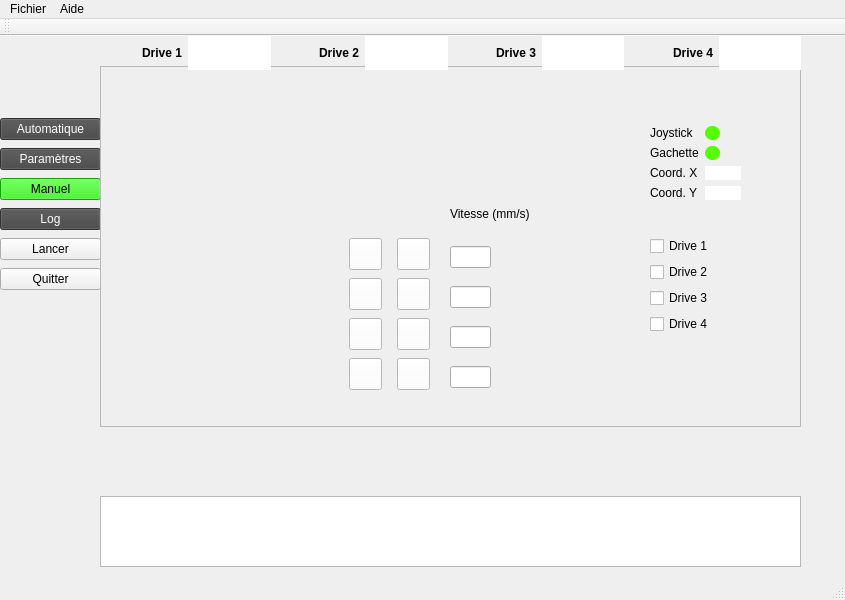
<?xml version="1.0" encoding="UTF-8"?>
<ui version="4.0">
 <class>MainWindow</class>
 <widget class="QMainWindow" name="MainWindow">
  <property name="geometry">
   <rect>
    <x>0</x>
    <y>0</y>
    <width>845</width>
    <height>600</height>
   </rect>
  </property>
  <property name="maximumSize">
   <size>
    <width>16777215</width>
    <height>16777215</height>
   </size>
  </property>
  <property name="baseSize">
   <size>
    <width>1</width>
    <height>5</height>
   </size>
  </property>
  <property name="windowTitle">
   <string>ETMI Pilotage</string>
  </property>
  <property name="windowOpacity">
   <double>5.000000000000000</double>
  </property>
  <property name="toolTipDuration">
   <number>5</number>
  </property>
  <widget class="QWidget" name="centralwidget">
   <widget class="QWidget" name="verticalLayoutWidget">
    <property name="geometry">
     <rect>
      <x>0</x>
      <y>80</y>
      <width>101</width>
      <height>176</height>
     </rect>
    </property>
    <layout class="QVBoxLayout" name="layout_menu_left">
     <item>
      <widget class="QPushButton" name="btn_auto">
       <property name="styleSheet">
        <string notr="true">background-color: rgb(69, 69, 69);
color: rgb(255, 255, 255);</string>
       </property>
       <property name="text">
        <string>Automatique</string>
       </property>
      </widget>
     </item>
     <item>
      <widget class="QPushButton" name="btn_parameters">
       <property name="styleSheet">
        <string notr="true">background-color: rgb(69, 69, 69);
color: rgb(255, 255, 255);</string>
       </property>
       <property name="text">
        <string>Paramètres</string>
       </property>
      </widget>
     </item>
     <item>
      <widget class="QPushButton" name="btn_manual">
       <property name="styleSheet">
        <string notr="true">background-color: rgb(23, 227, 0);
</string>
       </property>
       <property name="text">
        <string>Manuel</string>
       </property>
      </widget>
     </item>
     <item>
      <widget class="QPushButton" name="btn_logs">
       <property name="styleSheet">
        <string notr="true">background-color: rgb(69, 69, 69);
color: rgb(255, 255, 255);</string>
       </property>
       <property name="text">
        <string>Log</string>
       </property>
      </widget>
     </item>
     <item>
      <widget class="QPushButton" name="btn_run">
       <property name="focusPolicy">
        <enum>Qt::NoFocus</enum>
       </property>
       <property name="text">
        <string>Lancer</string>
       </property>
      </widget>
     </item>
     <item>
      <widget class="QPushButton" name="btn_quit">
       <property name="text">
        <string>Quitter</string>
       </property>
      </widget>
     </item>
    </layout>
   </widget>
   <widget class="QFrame" name="frm_manual">
    <property name="geometry">
     <rect>
      <x>100</x>
      <y>30</y>
      <width>701</width>
      <height>361</height>
     </rect>
    </property>
    <property name="frameShape">
     <enum>QFrame::StyledPanel</enum>
    </property>
    <property name="frameShadow">
     <enum>QFrame::Raised</enum>
    </property>
    <widget class="QWidget" name="gridLayoutWidget">
     <property name="geometry">
      <rect>
       <x>550</x>
       <y>60</y>
       <width>91</width>
       <height>84</height>
      </rect>
     </property>
     <layout class="QFormLayout" name="formLayout">
      <item row="0" column="0">
       <widget class="QLabel" name="lbl_led_status">
        <property name="text">
         <string>Joystick</string>
        </property>
       </widget>
      </item>
      <item row="1" column="0">
       <widget class="QLabel" name="lbl_led_trig_status">
        <property name="text">
         <string>Gachette</string>
        </property>
       </widget>
      </item>
      <item row="2" column="0">
       <widget class="QLabel" name="lbl_x">
        <property name="text">
         <string>Coord. X</string>
        </property>
       </widget>
      </item>
      <item row="2" column="1">
       <widget class="QLabel" name="display_x">
        <property name="baseSize">
         <size>
          <width>0</width>
          <height>0</height>
         </size>
        </property>
        <property name="styleSheet">
         <string notr="true">background-color: rgb(255, 255, 255);
</string>
        </property>
        <property name="text">
         <string/>
        </property>
       </widget>
      </item>
      <item row="3" column="0">
       <widget class="QLabel" name="lbl_y">
        <property name="text">
         <string>Coord. Y</string>
        </property>
       </widget>
      </item>
      <item row="3" column="1">
       <widget class="QLabel" name="display_y">
        <property name="focusPolicy">
         <enum>Qt::WheelFocus</enum>
        </property>
        <property name="styleSheet">
         <string notr="true">background-color: rgb(255, 255, 255);
</string>
        </property>
        <property name="text">
         <string/>
        </property>
       </widget>
      </item>
      <item row="0" column="1">
       <widget class="QFrame" name="led_joy_status">
        <property name="minimumSize">
         <size>
          <width>14</width>
          <height>14</height>
         </size>
        </property>
        <property name="maximumSize">
         <size>
          <width>15</width>
          <height>15</height>
         </size>
        </property>
        <property name="styleSheet">
         <string notr="true">background-color: rgb(85, 255, 0);
border-radius: 7px;
</string>
        </property>
        <property name="locale">
         <locale language="English" country="UnitedStates"/>
        </property>
        <property name="frameShape">
         <enum>QFrame::StyledPanel</enum>
        </property>
        <property name="frameShadow">
         <enum>QFrame::Plain</enum>
        </property>
       </widget>
      </item>
      <item row="1" column="1">
       <widget class="QFrame" name="led_joy_trig_status">
        <property name="maximumSize">
         <size>
          <width>15</width>
          <height>15</height>
         </size>
        </property>
        <property name="styleSheet">
         <string notr="true">background-color: rgb(85, 255, 0);
border-radius: 7px;
</string>
        </property>
        <property name="locale">
         <locale language="English" country="UnitedStates"/>
        </property>
        <property name="frameShape">
         <enum>QFrame::StyledPanel</enum>
        </property>
        <property name="frameShadow">
         <enum>QFrame::Raised</enum>
        </property>
       </widget>
      </item>
     </layout>
    </widget>
    <widget class="QWidget" name="gridLayoutWidget_2">
     <property name="geometry">
      <rect>
       <x>240</x>
       <y>170</y>
       <width>101</width>
       <height>156</height>
      </rect>
     </property>
     <layout class="QGridLayout" name="grid_layout_btn_dir">
      <item row="1" column="0">
       <widget class="QToolButton" name="btn_left_2">
        <property name="styleSheet">
         <string notr="true">background-color: rgb(255, 255, 255);</string>
        </property>
        <property name="text">
         <string/>
        </property>
        <property name="icon">
         <iconset>
          <normaloff>images/svg/chevron-circle-left-svgrepo-com.svg</normaloff>images/svg/chevron-circle-left-svgrepo-com.svg</iconset>
        </property>
        <property name="iconSize">
         <size>
          <width>25</width>
          <height>25</height>
         </size>
        </property>
        <property name="checkable">
         <bool>false</bool>
        </property>
       </widget>
      </item>
      <item row="1" column="1">
       <widget class="QToolButton" name="btn_right_2">
        <property name="styleSheet">
         <string notr="true">background-color: rgb(255, 255, 255);</string>
        </property>
        <property name="text">
         <string/>
        </property>
        <property name="icon">
         <iconset>
          <normaloff>images/svg/chevron-circle-right-svgrepo-com.svg</normaloff>images/svg/chevron-circle-right-svgrepo-com.svg</iconset>
        </property>
        <property name="iconSize">
         <size>
          <width>25</width>
          <height>25</height>
         </size>
        </property>
        <property name="checkable">
         <bool>false</bool>
        </property>
       </widget>
      </item>
      <item row="2" column="0">
       <widget class="QToolButton" name="btn_left_3">
        <property name="styleSheet">
         <string notr="true">background-color: rgb(255, 255, 255);</string>
        </property>
        <property name="text">
         <string/>
        </property>
        <property name="icon">
         <iconset>
          <normaloff>images/svg/chevron-circle-left-svgrepo-com.svg</normaloff>images/svg/chevron-circle-left-svgrepo-com.svg</iconset>
        </property>
        <property name="iconSize">
         <size>
          <width>25</width>
          <height>25</height>
         </size>
        </property>
        <property name="checkable">
         <bool>false</bool>
        </property>
       </widget>
      </item>
      <item row="0" column="1">
       <widget class="QToolButton" name="btn_right_1">
        <property name="styleSheet">
         <string notr="true">background-color: rgb(255, 255, 255);</string>
        </property>
        <property name="text">
         <string/>
        </property>
        <property name="icon">
         <iconset>
          <normaloff>images/svg/chevron-circle-right-svgrepo-com.svg</normaloff>images/svg/chevron-circle-right-svgrepo-com.svg</iconset>
        </property>
        <property name="iconSize">
         <size>
          <width>25</width>
          <height>25</height>
         </size>
        </property>
        <property name="checkable">
         <bool>false</bool>
        </property>
       </widget>
      </item>
      <item row="2" column="1">
       <widget class="QToolButton" name="btn_right_3">
        <property name="styleSheet">
         <string notr="true">background-color: rgb(255, 255, 255);</string>
        </property>
        <property name="text">
         <string/>
        </property>
        <property name="icon">
         <iconset>
          <normaloff>images/svg/chevron-circle-right-svgrepo-com.svg</normaloff>images/svg/chevron-circle-right-svgrepo-com.svg</iconset>
        </property>
        <property name="iconSize">
         <size>
          <width>25</width>
          <height>25</height>
         </size>
        </property>
        <property name="checkable">
         <bool>false</bool>
        </property>
       </widget>
      </item>
      <item row="0" column="0">
       <widget class="QToolButton" name="btn_left_1">
        <property name="styleSheet">
         <string notr="true">background-color: rgb(255, 255, 255);</string>
        </property>
        <property name="text">
         <string/>
        </property>
        <property name="icon">
         <iconset>
          <normaloff>images/svg/chevron-circle-left-svgrepo-com.svg</normaloff>images/svg/chevron-circle-left-svgrepo-com.svg</iconset>
        </property>
        <property name="iconSize">
         <size>
          <width>25</width>
          <height>25</height>
         </size>
        </property>
        <property name="checkable">
         <bool>false</bool>
        </property>
       </widget>
      </item>
      <item row="3" column="0">
       <widget class="QToolButton" name="btn_left_4">
        <property name="styleSheet">
         <string notr="true">background-color: rgb(255, 255, 255);</string>
        </property>
        <property name="text">
         <string/>
        </property>
        <property name="icon">
         <iconset>
          <normaloff>images/svg/chevron-circle-left-svgrepo-com.svg</normaloff>images/svg/chevron-circle-left-svgrepo-com.svg</iconset>
        </property>
        <property name="iconSize">
         <size>
          <width>25</width>
          <height>25</height>
         </size>
        </property>
        <property name="checkable">
         <bool>false</bool>
        </property>
       </widget>
      </item>
      <item row="3" column="1">
       <widget class="QToolButton" name="btn_right_4">
        <property name="styleSheet">
         <string notr="true">background-color: rgb(255, 255, 255);</string>
        </property>
        <property name="text">
         <string/>
        </property>
        <property name="icon">
         <iconset>
          <normaloff>images/svg/chevron-circle-right-svgrepo-com.svg</normaloff>images/svg/chevron-circle-right-svgrepo-com.svg</iconset>
        </property>
        <property name="iconSize">
         <size>
          <width>25</width>
          <height>25</height>
         </size>
        </property>
        <property name="checkable">
         <bool>false</bool>
        </property>
       </widget>
      </item>
     </layout>
    </widget>
    <widget class="QWidget" name="verticalLayoutWidget_2">
     <property name="geometry">
      <rect>
       <x>550</x>
       <y>170</y>
       <width>71</width>
       <height>100</height>
      </rect>
     </property>
     <layout class="QVBoxLayout" name="layout_choice_drive">
      <item>
       <widget class="QCheckBox" name="chk_drive1">
        <property name="text">
         <string>Drive 1</string>
        </property>
       </widget>
      </item>
      <item>
       <widget class="QCheckBox" name="chk_drive2">
        <property name="text">
         <string>Drive 2</string>
        </property>
       </widget>
      </item>
      <item>
       <widget class="QCheckBox" name="chk_drive3">
        <property name="text">
         <string>Drive 3</string>
        </property>
       </widget>
      </item>
      <item>
       <widget class="QCheckBox" name="chk_drive4">
        <property name="text">
         <string>Drive 4</string>
        </property>
       </widget>
      </item>
     </layout>
    </widget>
    <widget class="QLabel" name="label">
     <property name="geometry">
      <rect>
       <x>350</x>
       <y>140</y>
       <width>81</width>
       <height>16</height>
      </rect>
     </property>
     <property name="text">
      <string>Vitesse (mm/s)</string>
     </property>
    </widget>
    <widget class="QLineEdit" name="txt_speed1">
     <property name="geometry">
      <rect>
       <x>350</x>
       <y>180</y>
       <width>41</width>
       <height>22</height>
      </rect>
     </property>
    </widget>
    <widget class="QLineEdit" name="txt_speed_2">
     <property name="geometry">
      <rect>
       <x>350</x>
       <y>220</y>
       <width>41</width>
       <height>22</height>
      </rect>
     </property>
    </widget>
    <widget class="QLineEdit" name="txt_speed_4">
     <property name="geometry">
      <rect>
       <x>350</x>
       <y>300</y>
       <width>41</width>
       <height>22</height>
      </rect>
     </property>
    </widget>
    <widget class="QLineEdit" name="txt_speed_3">
     <property name="geometry">
      <rect>
       <x>350</x>
       <y>260</y>
       <width>41</width>
       <height>22</height>
      </rect>
     </property>
    </widget>
   </widget>
   <widget class="QWidget" name="horizontalLayoutWidget">
    <property name="geometry">
     <rect>
      <x>100</x>
      <y>0</y>
      <width>701</width>
      <height>34</height>
     </rect>
    </property>
    <layout class="QHBoxLayout" name="layout_display_up">
     <item>
      <widget class="QLabel" name="lbl_drive1">
       <property name="text">
        <string>&lt;html&gt;&lt;head/&gt;&lt;body&gt;&lt;p align=&quot;right&quot;&gt;&lt;span style=&quot; font-weight:700;&quot;&gt;Drive 1&lt;/span&gt;&lt;/p&gt;&lt;/body&gt;&lt;/html&gt;</string>
       </property>
      </widget>
     </item>
     <item>
      <widget class="QLabel" name="txt_drive1">
       <property name="styleSheet">
        <string notr="true">background-color: rgb(255, 255, 255);</string>
       </property>
       <property name="text">
        <string/>
       </property>
      </widget>
     </item>
     <item>
      <widget class="QLabel" name="lbl_drive2">
       <property name="text">
        <string>&lt;html&gt;&lt;head/&gt;&lt;body&gt;&lt;p align=&quot;right&quot;&gt;&lt;span style=&quot; font-weight:700;&quot;&gt;Drive 2&lt;/span&gt;&lt;/p&gt;&lt;/body&gt;&lt;/html&gt;</string>
       </property>
      </widget>
     </item>
     <item>
      <widget class="QLabel" name="txt_drive2">
       <property name="styleSheet">
        <string notr="true">background-color: rgb(255, 255, 255);</string>
       </property>
       <property name="text">
        <string>&lt;html&gt;&lt;head/&gt;&lt;body&gt;&lt;p&gt;&lt;br/&gt;&lt;/p&gt;&lt;/body&gt;&lt;/html&gt;</string>
       </property>
      </widget>
     </item>
     <item>
      <widget class="QLabel" name="lbl_drive3">
       <property name="text">
        <string>&lt;html&gt;&lt;head/&gt;&lt;body&gt;&lt;p align=&quot;right&quot;&gt;&lt;span style=&quot; font-weight:700;&quot;&gt;Drive 3&lt;/span&gt;&lt;/p&gt;&lt;/body&gt;&lt;/html&gt;</string>
       </property>
      </widget>
     </item>
     <item>
      <widget class="QLabel" name="txt_drive3">
       <property name="styleSheet">
        <string notr="true">background-color: rgb(255, 255, 255);</string>
       </property>
       <property name="text">
        <string>&lt;html&gt;&lt;head/&gt;&lt;body&gt;&lt;p&gt;&lt;br/&gt;&lt;/p&gt;&lt;/body&gt;&lt;/html&gt;</string>
       </property>
      </widget>
     </item>
     <item>
      <widget class="QLabel" name="lbl_drive4">
       <property name="text">
        <string>&lt;html&gt;&lt;head/&gt;&lt;body&gt;&lt;p align=&quot;right&quot;&gt;&lt;span style=&quot; font-weight:700;&quot;&gt;Drive 4&lt;/span&gt;&lt;/p&gt;&lt;/body&gt;&lt;/html&gt;</string>
       </property>
      </widget>
     </item>
     <item>
      <widget class="QLabel" name="txt_drive4">
       <property name="styleSheet">
        <string notr="true">background-color: rgb(255, 255, 255);</string>
       </property>
       <property name="text">
        <string>&lt;html&gt;&lt;head/&gt;&lt;body&gt;&lt;p&gt;&lt;br/&gt;&lt;/p&gt;&lt;/body&gt;&lt;/html&gt;</string>
       </property>
      </widget>
     </item>
    </layout>
   </widget>
   <widget class="QTextEdit" name="txt_logs">
    <property name="geometry">
     <rect>
      <x>100</x>
      <y>460</y>
      <width>701</width>
      <height>71</height>
     </rect>
    </property>
    <property name="readOnly">
     <bool>true</bool>
    </property>
   </widget>
  </widget>
  <widget class="QMenuBar" name="menubar">
   <property name="geometry">
    <rect>
     <x>0</x>
     <y>0</y>
     <width>845</width>
     <height>22</height>
    </rect>
   </property>
   <widget class="QMenu" name="menuFichier">
    <property name="title">
     <string>Fichier</string>
    </property>
    <addaction name="actionOpenFile"/>
    <addaction name="separator"/>
    <addaction name="actionQuit"/>
   </widget>
   <widget class="QMenu" name="menuAide">
    <property name="title">
     <string>Aide</string>
    </property>
    <addaction name="actionAbout"/>
    <addaction name="actionHelp"/>
   </widget>
   <addaction name="menuFichier"/>
   <addaction name="menuAide"/>
  </widget>
  <widget class="QStatusBar" name="statusbar"/>
  <widget class="QToolBar" name="toolBar">
   <property name="windowTitle">
    <string>toolBar</string>
   </property>
   <attribute name="toolBarArea">
    <enum>TopToolBarArea</enum>
   </attribute>
   <attribute name="toolBarBreak">
    <bool>false</bool>
   </attribute>
  </widget>
  <action name="actionOpenFile">
   <property name="text">
    <string>Ouvrir un fichier</string>
   </property>
  </action>
  <action name="actionQuit">
   <property name="text">
    <string>Quitter</string>
   </property>
  </action>
  <action name="actionAbout">
   <property name="text">
    <string>A propos de...</string>
   </property>
  </action>
  <action name="actionHelp">
   <property name="text">
    <string>Aide</string>
   </property>
  </action>
 </widget>
 <tabstops>
  <tabstop>btn_quit</tabstop>
  <tabstop>btn_logs</tabstop>
  <tabstop>btn_manual</tabstop>
  <tabstop>btn_parameters</tabstop>
  <tabstop>btn_auto</tabstop>
  <tabstop>chk_drive1</tabstop>
  <tabstop>chk_drive2</tabstop>
  <tabstop>chk_drive3</tabstop>
  <tabstop>chk_drive4</tabstop>
  <tabstop>btn_left_1</tabstop>
  <tabstop>btn_right_1</tabstop>
  <tabstop>btn_left_2</tabstop>
  <tabstop>btn_right_2</tabstop>
  <tabstop>btn_left_3</tabstop>
  <tabstop>btn_right_3</tabstop>
  <tabstop>btn_left_4</tabstop>
  <tabstop>btn_right_4</tabstop>
 </tabstops>
 <resources/>
 <connections>
  <connection>
   <sender>actionQuit</sender>
   <signal>triggered()</signal>
   <receiver>MainWindow</receiver>
   <slot>close()</slot>
   <hints>
    <hint type="sourcelabel">
     <x>-1</x>
     <y>-1</y>
    </hint>
    <hint type="destinationlabel">
     <x>399</x>
     <y>299</y>
    </hint>
   </hints>
  </connection>
  <connection>
   <sender>btn_quit</sender>
   <signal>clicked()</signal>
   <receiver>MainWindow</receiver>
   <slot>close()</slot>
   <hints>
    <hint type="sourcelabel">
     <x>48</x>
     <y>278</y>
    </hint>
    <hint type="destinationlabel">
     <x>591</x>
     <y>449</y>
    </hint>
   </hints>
  </connection>
  <connection>
   <sender>btn_manual</sender>
   <signal>clicked()</signal>
   <receiver>MainWindow</receiver>
   <slot>manual()</slot>
   <hints>
    <hint type="sourcelabel">
     <x>43</x>
     <y>181</y>
    </hint>
    <hint type="destinationlabel">
     <x>207</x>
     <y>82</y>
    </hint>
   </hints>
  </connection>
  <connection>
   <sender>btn_auto</sender>
   <signal>clicked()</signal>
   <receiver>MainWindow</receiver>
   <slot>auto()</slot>
   <hints>
    <hint type="sourcelabel">
     <x>72</x>
     <y>128</y>
    </hint>
    <hint type="destinationlabel">
     <x>252</x>
     <y>152</y>
    </hint>
   </hints>
  </connection>
  <connection>
   <sender>chk_drive4</sender>
   <signal>stateChanged(int)</signal>
   <receiver>MainWindow</receiver>
   <slot>checked_drives()</slot>
   <hints>
    <hint type="sourcelabel">
     <x>701</x>
     <y>316</y>
    </hint>
    <hint type="destinationlabel">
     <x>58</x>
     <y>572</y>
    </hint>
   </hints>
  </connection>
  <connection>
   <sender>chk_drive2</sender>
   <signal>stateChanged(int)</signal>
   <receiver>MainWindow</receiver>
   <slot>checked_drives()</slot>
   <hints>
    <hint type="sourcelabel">
     <x>685</x>
     <y>268</y>
    </hint>
    <hint type="destinationlabel">
     <x>30</x>
     <y>523</y>
    </hint>
   </hints>
  </connection>
  <connection>
   <sender>chk_drive1</sender>
   <signal>stateChanged(int)</signal>
   <receiver>MainWindow</receiver>
   <slot>checked_drives()</slot>
   <hints>
    <hint type="sourcelabel">
     <x>655</x>
     <y>234</y>
    </hint>
    <hint type="destinationlabel">
     <x>50</x>
     <y>496</y>
    </hint>
   </hints>
  </connection>
  <connection>
   <sender>chk_drive3</sender>
   <signal>stateChanged(int)</signal>
   <receiver>MainWindow</receiver>
   <slot>checked_drives()</slot>
   <hints>
    <hint type="sourcelabel">
     <x>675</x>
     <y>287</y>
    </hint>
    <hint type="destinationlabel">
     <x>22</x>
     <y>552</y>
    </hint>
   </hints>
  </connection>
  <connection>
   <sender>btn_right_1</sender>
   <signal>pressed()</signal>
   <receiver>MainWindow</receiver>
   <slot>action_drives()</slot>
   <hints>
    <hint type="sourcelabel">
     <x>411</x>
     <y>242</y>
    </hint>
    <hint type="destinationlabel">
     <x>24</x>
     <y>411</y>
    </hint>
   </hints>
  </connection>
  <connection>
   <sender>btn_right_1</sender>
   <signal>released()</signal>
   <receiver>MainWindow</receiver>
   <slot>action_drives()</slot>
   <hints>
    <hint type="sourcelabel">
     <x>426</x>
     <y>245</y>
    </hint>
    <hint type="destinationlabel">
     <x>22</x>
     <y>437</y>
    </hint>
   </hints>
  </connection>
  <connection>
   <sender>btn_left_1</sender>
   <signal>pressed()</signal>
   <receiver>MainWindow</receiver>
   <slot>action_drives()</slot>
   <hints>
    <hint type="sourcelabel">
     <x>366</x>
     <y>244</y>
    </hint>
    <hint type="destinationlabel">
     <x>21</x>
     <y>470</y>
    </hint>
   </hints>
  </connection>
  <connection>
   <sender>btn_left_1</sender>
   <signal>released()</signal>
   <receiver>MainWindow</receiver>
   <slot>action_drives()</slot>
   <hints>
    <hint type="sourcelabel">
     <x>355</x>
     <y>250</y>
    </hint>
    <hint type="destinationlabel">
     <x>32</x>
     <y>481</y>
    </hint>
   </hints>
  </connection>
  <connection>
   <sender>btn_right_2</sender>
   <signal>pressed()</signal>
   <receiver>MainWindow</receiver>
   <slot>action_drives()</slot>
   <hints>
    <hint type="sourcelabel">
     <x>410</x>
     <y>279</y>
    </hint>
    <hint type="destinationlabel">
     <x>16</x>
     <y>390</y>
    </hint>
   </hints>
  </connection>
  <connection>
   <sender>btn_right_2</sender>
   <signal>released()</signal>
   <receiver>MainWindow</receiver>
   <slot>action_drives()</slot>
   <hints>
    <hint type="sourcelabel">
     <x>423</x>
     <y>280</y>
    </hint>
    <hint type="destinationlabel">
     <x>18</x>
     <y>374</y>
    </hint>
   </hints>
  </connection>
  <connection>
   <sender>btn_left_2</sender>
   <signal>pressed()</signal>
   <receiver>MainWindow</receiver>
   <slot>action_drives()</slot>
   <hints>
    <hint type="sourcelabel">
     <x>368</x>
     <y>288</y>
    </hint>
    <hint type="destinationlabel">
     <x>13</x>
     <y>350</y>
    </hint>
   </hints>
  </connection>
  <connection>
   <sender>btn_left_2</sender>
   <signal>released()</signal>
   <receiver>MainWindow</receiver>
   <slot>action_drives()</slot>
   <hints>
    <hint type="sourcelabel">
     <x>354</x>
     <y>280</y>
    </hint>
    <hint type="destinationlabel">
     <x>29</x>
     <y>343</y>
    </hint>
   </hints>
  </connection>
  <connection>
   <sender>btn_left_3</sender>
   <signal>pressed()</signal>
   <receiver>MainWindow</receiver>
   <slot>action_drives()</slot>
   <hints>
    <hint type="sourcelabel">
     <x>366</x>
     <y>323</y>
    </hint>
    <hint type="destinationlabel">
     <x>7</x>
     <y>321</y>
    </hint>
   </hints>
  </connection>
  <connection>
   <sender>btn_left_3</sender>
   <signal>released()</signal>
   <receiver>MainWindow</receiver>
   <slot>action_drives()</slot>
   <hints>
    <hint type="sourcelabel">
     <x>354</x>
     <y>309</y>
    </hint>
    <hint type="destinationlabel">
     <x>26</x>
     <y>311</y>
    </hint>
   </hints>
  </connection>
  <connection>
   <sender>btn_right_3</sender>
   <signal>pressed()</signal>
   <receiver>MainWindow</receiver>
   <slot>action_drives()</slot>
   <hints>
    <hint type="sourcelabel">
     <x>415</x>
     <y>328</y>
    </hint>
    <hint type="destinationlabel">
     <x>35</x>
     <y>301</y>
    </hint>
   </hints>
  </connection>
  <connection>
   <sender>btn_right_3</sender>
   <signal>released()</signal>
   <receiver>MainWindow</receiver>
   <slot>action_drives()</slot>
   <hints>
    <hint type="sourcelabel">
     <x>400</x>
     <y>333</y>
    </hint>
    <hint type="destinationlabel">
     <x>56</x>
     <y>331</y>
    </hint>
   </hints>
  </connection>
  <connection>
   <sender>btn_left_4</sender>
   <signal>pressed()</signal>
   <receiver>MainWindow</receiver>
   <slot>action_drives()</slot>
   <hints>
    <hint type="sourcelabel">
     <x>366</x>
     <y>365</y>
    </hint>
    <hint type="destinationlabel">
     <x>39</x>
     <y>427</y>
    </hint>
   </hints>
  </connection>
  <connection>
   <sender>btn_left_4</sender>
   <signal>released()</signal>
   <receiver>MainWindow</receiver>
   <slot>action_drives()</slot>
   <hints>
    <hint type="sourcelabel">
     <x>375</x>
     <y>365</y>
    </hint>
    <hint type="destinationlabel">
     <x>56</x>
     <y>459</y>
    </hint>
   </hints>
  </connection>
  <connection>
   <sender>btn_right_4</sender>
   <signal>released()</signal>
   <receiver>MainWindow</receiver>
   <slot>action_drives()</slot>
   <hints>
    <hint type="sourcelabel">
     <x>416</x>
     <y>371</y>
    </hint>
    <hint type="destinationlabel">
     <x>42</x>
     <y>406</y>
    </hint>
   </hints>
  </connection>
  <connection>
   <sender>btn_right_4</sender>
   <signal>pressed()</signal>
   <receiver>MainWindow</receiver>
   <slot>action_drives()</slot>
   <hints>
    <hint type="sourcelabel">
     <x>400</x>
     <y>362</y>
    </hint>
    <hint type="destinationlabel">
     <x>37</x>
     <y>384</y>
    </hint>
   </hints>
  </connection>
  <connection>
   <sender>btn_right_4</sender>
   <signal>released()</signal>
   <receiver>MainWindow</receiver>
   <slot>action_drives()</slot>
   <hints>
    <hint type="sourcelabel">
     <x>429</x>
     <y>363</y>
    </hint>
    <hint type="destinationlabel">
     <x>39</x>
     <y>370</y>
    </hint>
   </hints>
  </connection>
 </connections>
 <slots>
  <slot>quit()</slot>
  <slot>manual()</slot>
  <slot>auto()</slot>
  <slot>checked_drives()</slot>
  <slot>action_drives()</slot>
 </slots>
</ui>
